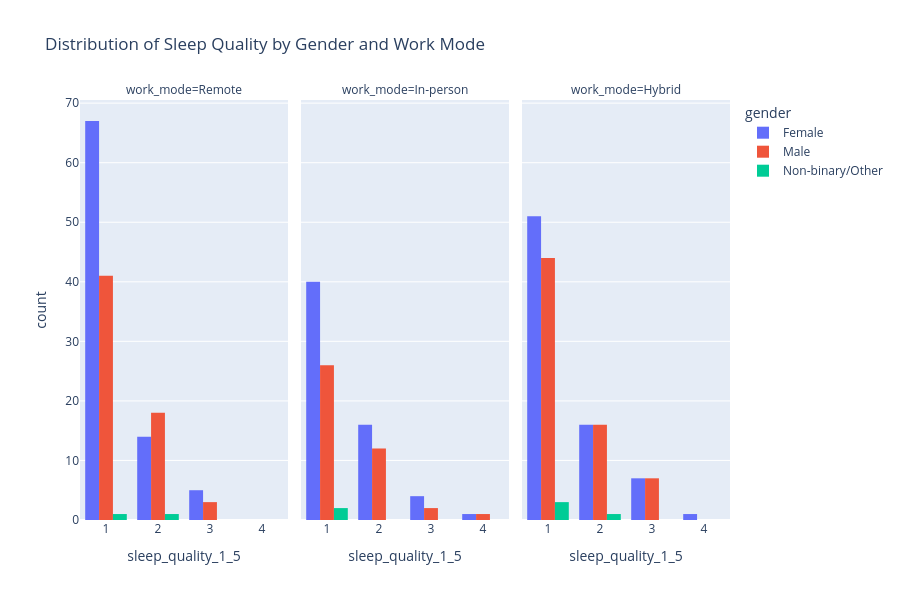

The notebook cell this image was saved under:
### Code cell
fig = px.histogram(
    df,
    x="sleep_quality_1_5",
    color="gender",  
    barmode="group",
    facet_col="work_mode", 
    title="Distribution of Sleep Quality by Gender and Work Mode",
    height=600,
    width=900
)
fig.show()

### Figure 1 — Plotly figure (JSON) as saved in the notebook; plotly's stock layout.template omitted (floating-point values rounded to 4 significant figures)
{"data": [{"alignmentgroup": "True", "bingroup": "x", "hovertemplate": "gender=Female<br>work_mode=Remote<br>sleep_quality_1_5=%{x}<br>count=%{y}<extra></extra>", "legendgroup": "Female", "marker": {"color": "#636efa", "pattern": {"shape": ""}}, "name": "Female", "offsetgroup": "Female", "orientation": "v", "showlegend": true, "type": "histogram", "x": [1, 1, 2, 1, 1, 1, 1, 1, 2, 3, 1, 1, 1, 1, 2, 1, 1, 3, 3, 1, 1, 1, 2, 1, 1, 1, 2, 1, 1, 1, 1, 1, 2, 3, 1, 1, 1, 2, 3, 1, 1, 1, 1, 1, 1, 1, 1, 1, 1, 2, 1, 1, 1, 1, 1, 1, 1, 2, 1, 1, 2, 1, 1, 1, 1, 2, 1, 1, 1, 2, 1, 1, 1, 1, 1, 1, 2, 1, 1, 2, 1, 1, 1, 1, 1, 1], "xaxis": "x", "yaxis": "y"}, {"alignmentgroup": "True", "bingroup": "x", "hovertemplate": "gender=Female<br>work_mode=In-person<br>sleep_quality_1_5=%{x}<br>count=%{y}<extra></extra>", "legendgroup": "Female", "marker": {"color": "#636efa", "pattern": {"shape": ""}}, "name": "Female", "offsetgroup": "Female", "orientation": "v", "showlegend": false, "type": "histogram", "x": [3, 1, 1, 1, 1, 2, 2, 1, 2, 2, 1, 1, 2, 2, 2, 1, 2, 1, 1, 1, 1, 3, 1, 2, 1, 2, 2, 4, 1, 2, 1, 1, 1, 1, 1, 1, 1, 1, 1, 1, 2, 1, 1, 1, 2, 1, 1, 1, 3, 2, 3, 1, 1, 1, 1, 1, 1, 1, 1, 1, 2], "xaxis": "x2", "yaxis": "y2"}, {"alignmentgroup": "True", "bingroup": "x", "hovertemplate": "gender=Female<br>work_mode=Hybrid<br>sleep_quality_1_5=%{x}<br>count=%{y}<extra></extra>", "legendgroup": "Female", "marker": {"color": "#636efa", "pattern": {"shape": ""}}, "name": "Female", "offsetgroup": "Female", "orientation": "v", "showlegend": false, "type": "histogram", "x": [1, 3, 1, 3, 1, 1, 1, 2, 1, 1, 1, 1, 2, 3, 1, 2, 2, 2, 1, 1, 1, 3, 3, 1, 2, 1, 2, 1, 1, 1, 1, 1, 2, 1, 1, 1, 1, 1, 1, 1, 2, 1, 1, 3, 1, 1, 1, 2, 1, 1, 1, 1, 1, 2, 1, 1, 1, 2, 2, 1, 1, 1, 2, 1, 1, 1, 2, 1, 2, 1, 1, 3, 4, 1, 1], "xaxis": "x3", "yaxis": "y3"}, {"alignmentgroup": "True", "bingroup": "x", "hovertemplate": "gender=Male<br>work_mode=Remote<br>sleep_quality_1_5=%{x}<br>count=%{y}<extra></extra>", "legendgroup": "Male", "marker": {"color": "#EF553B", "pattern": {"shape": ""}}, "name": "Male", "offsetgroup": "Male", "orientation": "v", "showlegend": true, "type": "histogram", "x": [1, 1, 1, 1, 2, 1, 1, 3, 1, 1, 2, 1, 2, 2, 1, 1, 1, 1, 1, 1, 1, 1, 2, 1, 1, 1, 2, 1, 1, 1, 1, 1, 2, 2, 2, 1, 2, 1, 2, 1, 2, 1, 2, 1, 1, 1, 2, 2, 3, 1, 1, 2, 1, 3, 2, 1, 2, 1, 1, 1, 1, 1], "xaxis": "x", "yaxis": "y"}, {"alignmentgroup": "True", "bingroup": "x", "hovertemplate": "gender=Male<br>work_mode=In-person<br>sleep_quality_1_5=%{x}<br>count=%{y}<extra></extra>", "legendgroup": "Male", "marker": {"color": "#EF553B", "pattern": {"shape": ""}}, "name": "Male", "offsetgroup": "Male", "orientation": "v", "showlegend": false, "type": "histogram", "x": [2, 4, 3, 1, 2, 1, 1, 1, 2, 1, 1, 1, 1, 2, 2, 1, 2, 2, 1, 2, 1, 2, 1, 1, 1, 1, 3, 2, 2, 1, 1, 1, 2, 1, 1, 1, 1, 1, 1, 1, 1], "xaxis": "x2", "yaxis": "y2"}, {"alignmentgroup": "True", "bingroup": "x", "hovertemplate": "gender=Male<br>work_mode=Hybrid<br>sleep_quality_1_5=%{x}<br>count=%{y}<extra></extra>", "legendgroup": "Male", "marker": {"color": "#EF553B", "pattern": {"shape": ""}}, "name": "Male", "offsetgroup": "Male", "orientation": "v", "showlegend": false, "type": "histogram", "x": [1, 2, 1, 1, 1, 3, 1, 2, 1, 2, 3, 1, 1, 1, 1, 1, 2, 1, 1, 3, 1, 1, 1, 1, 1, 1, 1, 1, 1, 1, 1, 2, 1, 1, 1, 3, 1, 1, 2, 1, 1, 2, 2, 1, 1, 1, 3, 1, 1, 2, 2, 1, 3, 1, 2, 1, 1, 2, 1, 2, 1, 2, 2, 1, 2, 3, 1], "xaxis": "x3", "yaxis": "y3"}, {"alignmentgroup": "True", "bingroup": "x", "hovertemplate": "gender=Non-binary/Other<br>work_mode=Remote<br>sleep_quality_1_5=%{x}<br>count=%{y}<extra></extra>", "legendgroup": "Non-binary/Other", "marker": {"color": "#00cc96", "pattern": {"shape": ""}}, "name": "Non-binary/Other", "offsetgroup": "Non-binary/Other", "orientation": "v", "showlegend": true, "type": "histogram", "x": [2, 1], "xaxis": "x", "yaxis": "y"}, {"alignmentgroup": "True", "bingroup": "x", "hovertemplate": "gender=Non-binary/Other<br>work_mode=In-person<br>sleep_quality_1_5=%{x}<br>count=%{y}<extra></extra>", "legendgroup": "Non-binary/Other", "marker": {"color": "#00cc96", "pattern": {"shape": ""}}, "name": "Non-binary/Other", "offsetgroup": "Non-binary/Other", "orientation": "v", "showlegend": false, "type": "histogram", "x": [1, 1], "xaxis": "x2", "yaxis": "y2"}, {"alignmentgroup": "True", "bingroup": "x", "hovertemplate": "gender=Non-binary/Other<br>work_mode=Hybrid<br>sleep_quality_1_5=%{x}<br>count=%{y}<extra></extra>", "legendgroup": "Non-binary/Other", "marker": {"color": "#00cc96", "pattern": {"shape": ""}}, "name": "Non-binary/Other", "offsetgroup": "Non-binary/Other", "orientation": "v", "showlegend": false, "type": "histogram", "x": [1, 2, 1, 1], "xaxis": "x3", "yaxis": "y3"}], "layout": {"annotations": [{"font": {}, "showarrow": false, "text": "work_mode=Remote", "x": 0.16, "xanchor": "center", "xref": "paper", "y": 1, "yanchor": "bottom", "yref": "paper"}, {"font": {}, "showarrow": false, "text": "work_mode=In-person", "x": 0.5, "xanchor": "center", "xref": "paper", "y": 1, "yanchor": "bottom", "yref": "paper"}, {"font": {}, "showarrow": false, "text": "work_mode=Hybrid", "x": 0.84, "xanchor": "center", "xref": "paper", "y": 1, "yanchor": "bottom", "yref": "paper"}], "barmode": "group", "height": 600, "legend": {"title": {"text": "gender"}, "tracegroupgap": 0}, "title": {"text": "Distribution of Sleep Quality by Gender and Work Mode"}, "width": 900, "xaxis": {"anchor": "y", "autorange": true, "domain": [0, 0.32], "range": [0.5, 4.5], "title": {"text": "sleep_quality_1_5"}, "type": "linear"}, "xaxis2": {"anchor": "y2", "autorange": true, "domain": [0.34, 0.66], "matches": "x", "range": [0.5, 4.5], "title": {"text": "sleep_quality_1_5"}, "type": "linear"}, "xaxis3": {"anchor": "y3", "autorange": true, "domain": [0.68, 1.0], "matches": "x", "range": [0.5, 4.5], "title": {"text": "sleep_quality_1_5"}, "type": "linear"}, "yaxis": {"anchor": "x", "autorange": true, "domain": [0, 1], "range": [0, 70.53], "title": {"text": "count"}}, "yaxis2": {"anchor": "x2", "autorange": true, "domain": [0, 1], "matches": "y", "range": [0, 70.53], "showticklabels": false}, "yaxis3": {"anchor": "x3", "autorange": true, "domain": [0, 1], "matches": "y", "range": [0, 70.53], "showticklabels": false}}}
